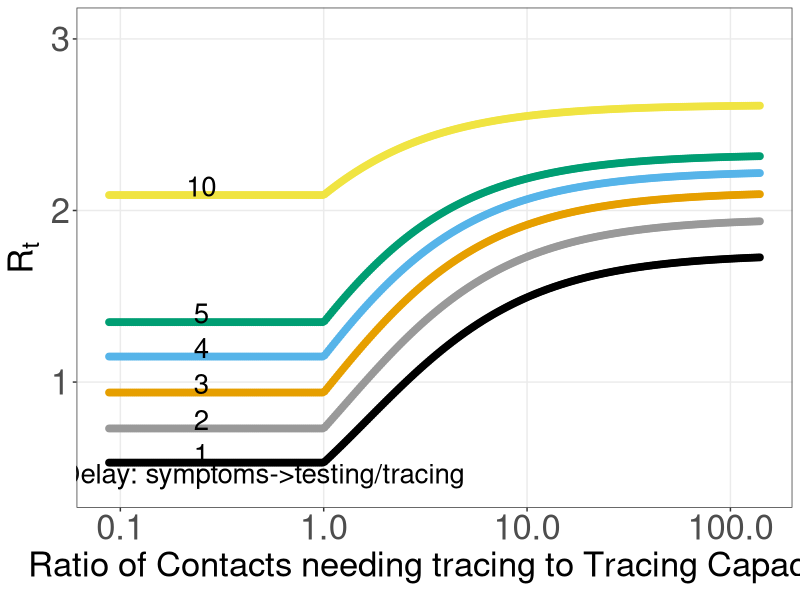
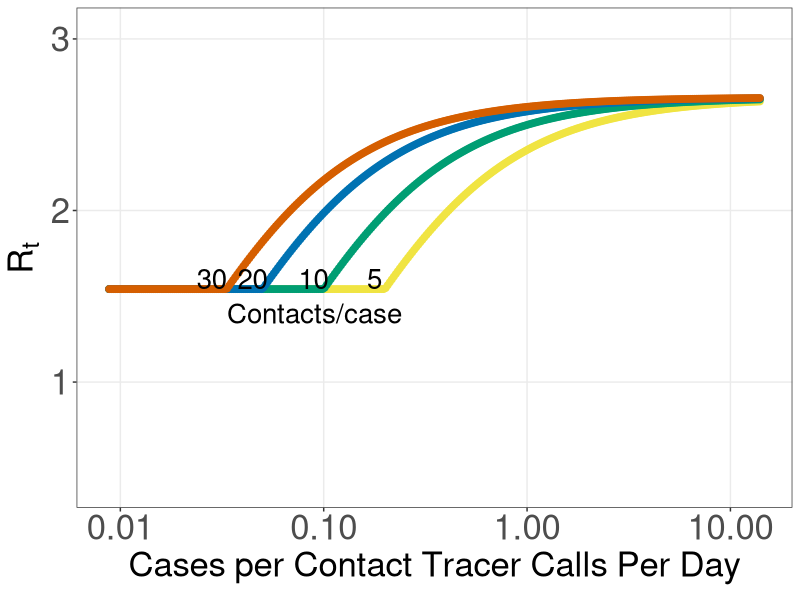
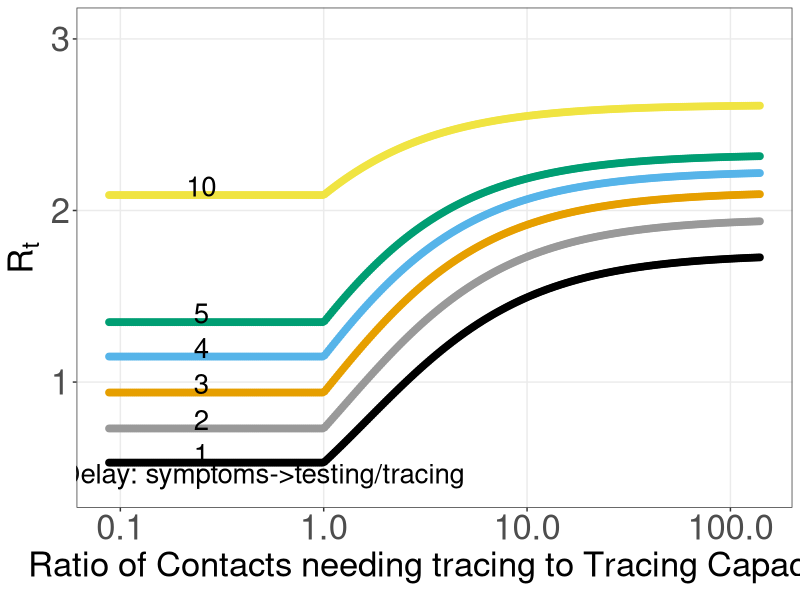
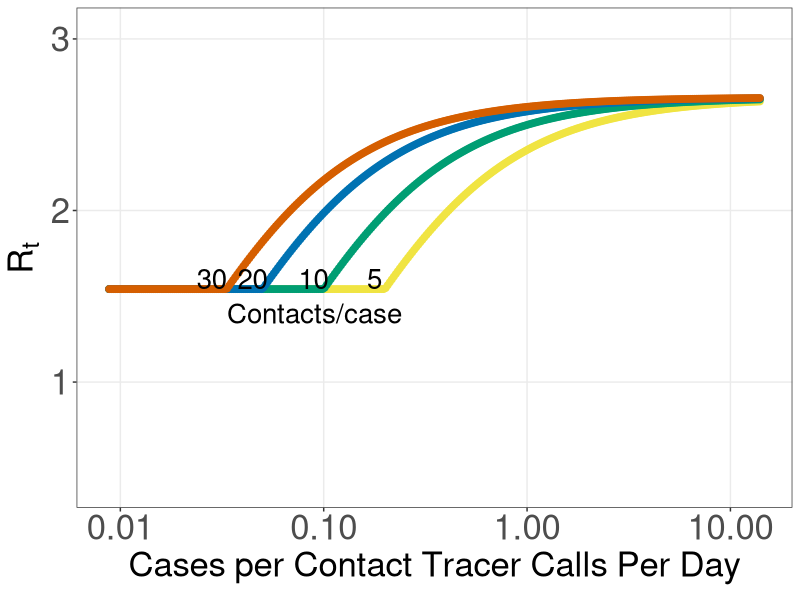
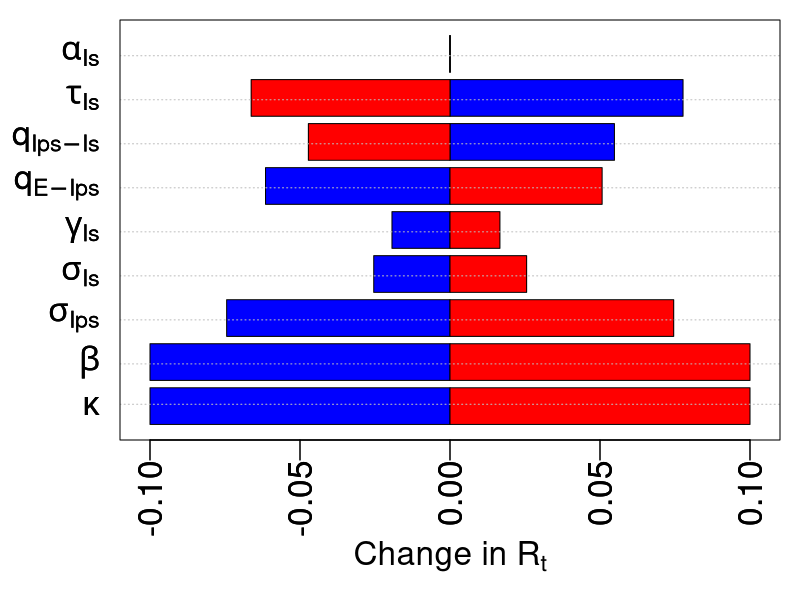

These charts were generated, in order, by the following R code:
setwd("c:/marm/research/covid-19/modeling T-CT-I/")
lapply(c("ggplot2","tidyverse","deSolve"),require,character.only=T) #load packages

R0a = function(parsR) { #function for R0 expression
  with(parsR,
       kappa*beta*(S/N)*(sigma_Is*q_Ips_Is/(alpha+gamma_Is+tau_Is+eps_Is_Ips*ftraced+eps_Is_Is*ftraced)*(q_E_Ips/(q_Ips_Is+eps_Ips_Ips*ftraced+eps_Ips_Is*ftraced))
                         +(sigma_Ips*q_E_Ips/(q_Ips_Is+eps_Ips_Ips*ftraced+eps_Ips_Is*ftraced)))*(1/(q_E_Ips+eps_E_Ips*ftraced+eps_E_Is*ftraced))) }
#params
#Infectiousness vs day from He et al gamma distribution parameterized w/ mean, variance
shape=function(mu,sig) mu^2/sig^2;scale = function(mu,sig) sig^2/mu;mn=3.1;sig2=2.15
presympInf=pgamma(2.3,shape=shape(mn,sig2),scale=scale(mn,sig2))/2.3 #relative daily infectiousness pre-symptomatic
postsympInf=(pgamma(7.3,shape=shape(mn,sig2),scale=scale(mn,sig2))-pgamma(2.3,shape=shape(mn,sig2),scale=scale(mn,sig2)))/5 #relative daily infectiousness mildly-symptomatic
ssInf=(pgamma(13.3,shape=shape(mn,sig2),scale=scale(mn,sig2))-pgamma(7.3,shape=shape(mn,sig2),scale=scale(mn,sig2)))/6 #relative daily infectiousness severely-symptomatic

Ninf=c(10^seq(0.2,3.4,by=.01)) # # of cases/infections traced
Ncont_p_inf= 10 #c(5,10,20,30) # contacts per infection - value before lockdowns 30
NCCTD=12 # # of contacts a contact tracer can contact per day to isolate; 1.5/hr
NCT=15 # # of contact tracers for population - CA target
capcontratio=(NCT*NCCTD)/(Ninf*Ncont_p_inf);capcontratio[capcontratio>1]=1
tdelay=c(1:5,10);testdelay=rep(tdelay,each=length(Ninf))

pars1 = data.frame(N=100001,S=100001,
                   beta = 0.35,
                   kappa=1,
                   sigma_Ips=presympInf/postsympInf,
                   sigma_Is=1,
                   gamma_Is=1/5,
                   q_E_Ips=1/3.2,
                   q_Ips_Is=1/2.3,
                   q_Q_R=1/14,
                   tau_Is=1/testdelay,
                   ftraced=capcontratio,
                   tracetime=0.5,
                   CTR=T,
                   Ncont_p_inf= 10, # contacts per infection
                   NCCTD=12, # # of contacts a contact tracer can contact per day to isolate; 1.5/hr
                   NCT=15 # # of contact tracers for population
)

pars1 = pars1 %>% mutate (
  alpha=gamma_Is*(0.0066/0.8)/(1-(0.0066/0.8)),
  f_test=tau_Is/(tau_Is+gamma_Is),
  f_Ips=(sigma_Ips/q_Ips_Is)/
    (sigma_Ips/q_Ips_Is+sigma_Is/(gamma_Is+tau_Is)),
  f_Is=(sigma_Is/(gamma_Is+tau_Is))/
    (sigma_Ips/q_Ips_Is+sigma_Is/(gamma_Is+tau_Is)),
  ttt_Ips=1/tau_Is+1/q_Ips_Is+tracetime, #time to trace infect caused by Ips
  ttt_Is=1/tau_Is+tracetime, #time to trace infect caused by Ips
  f_E_Ips=exp(-q_E_Ips*ttt_Ips), #fraction of traced infections caused while Ips still in Ea
  f_E_Is=exp(-q_E_Ips*ttt_Is), #fraction of traced infections caused while Is still in Ea
  f_Ips_Ips=(1-f_E_Ips)*exp(-(1/(1/q_E_Ips+1/q_Ips_Is)*ttt_Ips)),
  f_Ips_Is=(1-f_E_Is)*exp(-(1/(1/q_E_Ips+1/q_Ips_Is)*ttt_Is)),
  f_Is_Ips=(1-f_E_Ips-f_Ips_Ips)*
    exp(-(1/(1/q_E_Ips+1/q_Ips_Is+1/gamma_Is)*ttt_Ips)),
  f_Is_Is=(1-f_E_Is-f_Ips_Is)*
    exp(-(1/(1/q_E_Ips+1/q_Ips_Is+1/gamma_Is)*ttt_Is)),
  eps_E_Ips=f_test*f_Ips*f_E_Ips, #traced infections while Ips to be removed
  eps_E_Is=f_test*f_Is*f_E_Is, #traced infections while Is to be removed
  eps_Ips_Ips=f_test*f_Ips*f_Ips_Ips, #traced infections while Ips to be removed
  eps_Ips_Is=f_test*f_Is*f_Ips_Is,#traced infections while Ips to be removed
  eps_Is_Ips=f_test*f_Ips*f_Is_Ips,#traced infections while Ips to be removed
  eps_Is_Is=f_test*f_Is*f_Is_Is)#traced infections while Ips to be removed

dat3=data.frame(Delay=testdelay,Ncont_p_inf=Ncont_p_inf,Ninf=rep(Ninf,length(tdelay)*length(Ncont_p_inf)),
                contacts_per_tracer_calls=c(Ninf*Ncont_p_inf/(NCT*NCCTD)),R0v=R0a(pars1))
cbp1 <- c("#000000","#999999", "#E69F00", "#56B4E9", "#009E73","#F0E442", "#0072B2", "#D55E00", "#CC79A7")
p1=ggplot(dat3, aes(y=R0v, x=contacts_per_tracer_calls,colour=factor(Delay))) + 
  theme_bw()+geom_point(size=2)+coord_cartesian(ylim=c(0.4,3.05))+
  scale_x_continuous(trans = 'log10')+
  theme(axis.title=element_text(size=25),legend.position = "none",
        axis.text=element_text(size=25))+
  xlab(expression(Ratio~of~Contacts~needing~tracing~to~Tracing~Capacity))+
  ylab(expression(R[t]))+
  annotate(geom="text",x=0.25, y=aggregate(R0v~Delay,data=dat3,FUN=min)$R0v+.05,
           label=unique(dat3$Delay),size=7)+
  annotate(geom="text",x=0.5, y=.88*aggregate(R0v~Delay,data=dat3,FUN=min)$R0v[1],
           label="Delay: symptoms->testing/tracing",size=7)+
  theme(panel.grid.minor = element_blank())+scale_colour_manual(values=cbp1);p1
#ggsave("Fig 1.pdf",plot=p1,width=12,height=8)
ggsave("Fig 1.tiff",plot=p1,width=12,height=8,units="in",compression = "lzw")

#Fig 2-------------------------------------------
Ncont_p_inf= c(5,10,20,30) # contacts per infection - value before lockdowns 30
capcontratio=(NCT*NCCTD)/(rep(Ninf,length(Ncont_p_inf))*rep(Ncont_p_inf,each=length(Ninf)))
capcontratio[capcontratio>1]=1;tracetime=0.5#fixing avg time to trace to 1/2 day
tdelay=5;testdelay=rep(tdelay,each=length(Ninf)*length(Ncont_p_inf))

pars2 = data.frame(N=100001,S=100001,
                   beta = 0.4,
                   kappa=1,
                   sigma_Ips=presympInf/postsympInf,
                   sigma_Is=1,
                   gamma_Is=1/5,
                   q_E_Ips=1/3.2,
                   q_Ips_Is=1/2.3,
                   q_Q_R=1/14,
                   tau_Is=1/testdelay,
                   ftraced=capcontratio,
                   tracetime=0.5,
                   CTR=T,
                   Ncont_p_inf= 10, # contacts per infection
                   NCCTD=12, # # of contacts a contact tracer can contact per day to isolate; 1.5/hr
                   NCT=15 # # of contact tracers for population
)

pars2 = pars2 %>% mutate (
  alpha=gamma_Is*(0.0066/0.8)/(1-(0.0066/0.8)),
  f_test=tau_Is/(tau_Is+gamma_Is),
  f_Ips=(sigma_Ips/q_Ips_Is)/
    (sigma_Ips/q_Ips_Is+sigma_Is/(gamma_Is+tau_Is)),
  f_Is=(sigma_Is/(gamma_Is+tau_Is))/
    (sigma_Ips/q_Ips_Is+sigma_Is/(gamma_Is+tau_Is)),
  ttt_Ips=1/tau_Is+1/q_Ips_Is+tracetime, #time to trace infect caused by Ips
  ttt_Is=1/tau_Is+tracetime, #time to trace infect caused by Ips
  f_E_Ips=exp(-q_E_Ips*ttt_Ips), #fraction of traced infections caused while Ips still in Ea
  f_E_Is=exp(-q_E_Ips*ttt_Is), #fraction of traced infections caused while Is still in Ea
  f_Ips_Ips=(1-f_E_Ips)*exp(-(1/(1/q_E_Ips+1/q_Ips_Is)*ttt_Ips)),
  f_Ips_Is=(1-f_E_Is)*exp(-(1/(1/q_E_Ips+1/q_Ips_Is)*ttt_Is)),
  f_Is_Ips=(1-f_E_Ips-f_Ips_Ips)*
    exp(-(1/(1/q_E_Ips+1/q_Ips_Is+1/gamma_Is)*ttt_Ips)),
  f_Is_Is=(1-f_E_Is-f_Ips_Is)*
    exp(-(1/(1/q_E_Ips+1/q_Ips_Is+1/gamma_Is)*ttt_Is)),
  eps_E_Ips=f_test*f_Ips*f_E_Ips, #traced infections while Ips to be removed
  eps_E_Is=f_test*f_Is*f_E_Is, #traced infections while Is to be removed
  eps_Ips_Ips=f_test*f_Ips*f_Ips_Ips, #traced infections while Ips to be removed
  eps_Ips_Is=f_test*f_Is*f_Ips_Is,#traced infections while Ips to be removed
  eps_Is_Ips=f_test*f_Ips*f_Is_Ips,#traced infections while Ips to be removed
  eps_Is_Is=f_test*f_Is*f_Is_Is)#traced infections while Ips to be removed

dat4=data.frame(Delay=testdelay,Ncont_p_inf=rep(Ncont_p_inf,each=length(Ninf)),Ninf=rep(Ninf,length(Ncont_p_inf)*length(tdelay)),
                cases_per_tracer_calls=c(rep(Ninf,length(Ncont_p_inf)*length(tdelay))/(NCT*NCCTD)))
dat4$R0v=R0a(pars2)
cbp2 <- c("#F0E442","#009E73","#0072B2", "#D55E00", "#CC79A7")
p2=ggplot(dat4, aes(y=R0v, x=cases_per_tracer_calls,color=factor(Ncont_p_inf))) + 
  theme_bw()+geom_point(size=2)+coord_cartesian(ylim=c(0.4,3.05))+
  scale_x_continuous(trans = 'log10')+
  theme(axis.title=element_text(size=25),legend.position = "none",
        axis.text=element_text(size=25))+
  xlab(expression(Cases~per~Contact~Tracer~Calls~Per~Day))+
  ylab(expression(R[t]))+
  annotate(geom="text",x=c(10^(c(-.4,-.7,-1,-1.2)-.35)), y=1.6,
           label=Ncont_p_inf,size=7)+
  annotate(geom="text",x=.09, y=1.4,
           label="Contacts/case",size=7)+
  theme(panel.grid.minor = element_blank())+scale_colour_manual(values=cbp2);p2
#ggsave("Fig 2.pdf",plot=p2,width=12,height=8)
ggsave("Fig 2.tiff",plot=p2,width=12,height=8,units="in",compression = "lzw")

#-----------------------Sensitivity analysis Fig S3
Ninf= 18# # of cases/infections traced
Ncont_p_inf=10 # contacts per infection - value before lockdowns 30
NCCTD=12 # # of contacts a contact tracer can contact per day to isolate; 1.5/hr
NCT=15 # # of contact tracers for population - CA target
capcontratio=(NCT*NCCTD)/(Ninf*Ncont_p_inf);capcontratio[capcontratio>1]=1
pars5 = data.frame(
                   kappa=1,
                   beta = 0.35,
                   sigma_Ips=presympInf/postsympInf,
                   sigma_Is=1,
                   gamma_Is=1/5,
                   q_E_Ips=1/3.2,
                   q_Ips_Is=1/2.3,
                   tau_Is=1/5,
                   alpha=0.0025)

Rt_sens=data.frame(matrix(NA,nrow=length(pars5),ncol=2));colnames(Rt_sens)=c("dec","inc");rownames(Rt_sens)=names(pars5)
for (k in 1:length(pars5)) {
  parsR0_sens=pars5
  for (l in 1:2) {
    parsR0_sens[k]=pars5[k]*(.7+0.2*l)
    pars6 = parsR0_sens %>% mutate (N=100001,S=100001,
                              q_Q_R=1/14,
                              ftraced=capcontratio,
                              tracetime=0.5,
                              CTR=T,
                              Ncont_p_inf= 10, # contacts per infection
                              NCCTD=12, # # of contacts a contact tracer can contact per day to isolate; 1.5/hr
                              NCT=15, # # of contact tracers for population
                              f_test=tau_Is/(tau_Is+gamma_Is),
                              f_Ips=(sigma_Ips/q_Ips_Is)/
                                (sigma_Ips/q_Ips_Is+sigma_Is/(gamma_Is+tau_Is)),
                              f_Is=(sigma_Is/(gamma_Is+tau_Is))/
                                (sigma_Ips/q_Ips_Is+sigma_Is/(gamma_Is+tau_Is)),
                              ttt_Ips=1/tau_Is+1/q_Ips_Is+tracetime, #time to trace infect caused by Ips
                              ttt_Is=1/tau_Is+tracetime, #time to trace infect caused by Ips
                              f_E_Ips=exp(-q_E_Ips*ttt_Ips), #fraction of traced infections caused while Ips still in Ea
                              f_E_Is=exp(-q_E_Ips*ttt_Is), #fraction of traced infections caused while Is still in Ea
                              f_Ips_Ips=(1-f_E_Ips)*exp(-(1/(1/q_E_Ips+1/q_Ips_Is)*ttt_Ips)),
                              f_Ips_Is=(1-f_E_Is)*exp(-(1/(1/q_E_Ips+1/q_Ips_Is)*ttt_Is)),
                              f_Is_Ips=(1-f_E_Ips-f_Ips_Ips)*
                                exp(-(1/(1/q_E_Ips+1/q_Ips_Is+1/gamma_Is)*ttt_Ips)),
                              f_Is_Is=(1-f_E_Is-f_Ips_Is)*
                                exp(-(1/(1/q_E_Ips+1/q_Ips_Is+1/gamma_Is)*ttt_Is)),
                              eps_E_Ips=f_test*f_Ips*f_E_Ips, #traced infections while Ips to be removed
                              eps_E_Is=f_test*f_Is*f_E_Is, #traced infections while Is to be removed
                              eps_Ips_Ips=f_test*f_Ips*f_Ips_Ips, #traced infections while Ips to be removed
                              eps_Ips_Is=f_test*f_Is*f_Ips_Is,#traced infections while Ips to be removed
                              eps_Is_Ips=f_test*f_Ips*f_Is_Ips,#traced infections while Ips to be removed
                              eps_Is_Is=f_test*f_Is*f_Is_Is)#traced infections while Ips to be removed
    
    Rt_sens[k,l]=R0a(pars6)   
}}

parlabs=c(expression(kappa),
          expression(beta),
          expression(sigma[Ips]),
          expression(sigma[Is]),
          expression(gamma[Is]),
          expression(q[E-Ips]),
          expression(q[Ips-Is]),
          expression(tau[Is]),
          expression(alpha[Is])
)
Rtbase=sum(Rt_sens[1,])/2
Rt_sensR=(Rt_sens-Rtbase)/Rtbase
#pdf("Fig S3.pdf",width=10,height=8)
tiff("Fig S3.tif",width=10,height=8,units="in",res=300,compression = "lzw")
par(mar=c(4, 3, .5, 0.5),mgp=c(2.5,.5,0),cex=2)
barplot(Rt_sensR[,1],horiz=T,names.arg=parlabs,las=2,col="blue",xlim=c(-.11,.11),#xlab="Change in R0")
        xlab=expression(Change~"in"~R[t]))
barplot(Rt_sensR[,2],horiz=T,names.arg=parlabs,las=2,col="red",add=T)
abline(h=c(.75,1.85,3.05,4.25,5.45,6.65,7.85,9.05,10.25),col="grey",lty=3)
box();#grid(ny=nrow(Rt_sens)+1)
dev.off()
